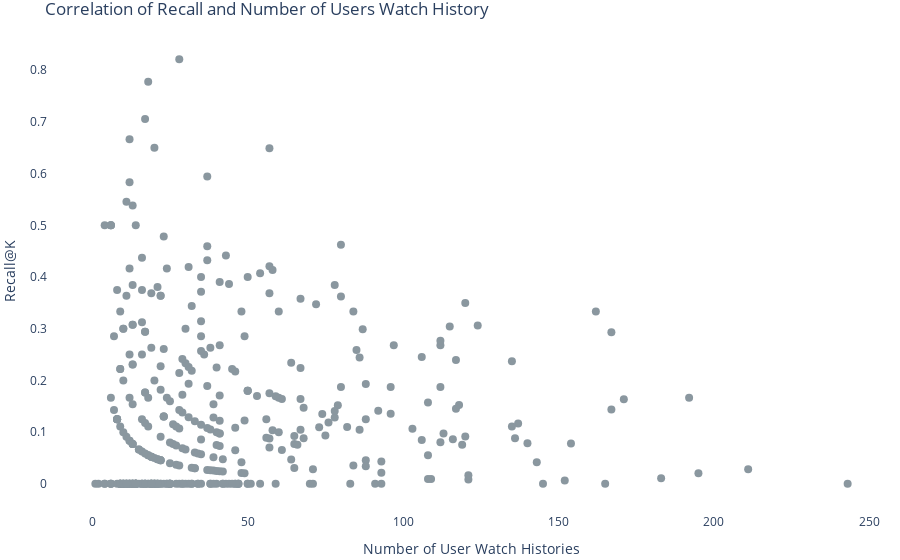

The notebook cell this image was saved under:
### Code cell
data = {'len': [x['len'] for x in dataset], 'MRR': [x['MRR'] for x in dataset], 'Recall': [x['recall@5000'] for x in dataset]}

fig = go.Figure()

fig.add_trace(go.Scatter(x=data['len'], y=data['Recall'], mode='markers',  marker_color='#3D5361', 
                        opacity=0.6,
                        name='Recall'))

# fig.add_trace(go.Scatter(x=data['len'], y=data['MRR'], mode='markers', marker_color=colors[1], name='MRR'))

fig.update_traces(mode='markers', marker_line_width=0, marker_size=8)

fig.update_layout(
        plot_bgcolor = 'rgba(0, 0, 0, 0)',
        # paper_bgcolor = 'rgba(0, 0, 0, 0)',
        margin = dict(l=5,r=5,b=5,t=30,pad=0),
        xaxis_showgrid=False, yaxis_showgrid=False,
        xaxis_title="Number of User Watch Histories",
        yaxis_title="Recall@K",
        legend=dict(
                yanchor="top",
                y=0.6,
                xanchor="left",
                x=0.8),
        title=dict(
                text="Correlation of Recall and Number of Users Watch History"
        )
        )

fig.show()

### Figure 1 — Plotly figure (JSON) as saved in the notebook; plotly's stock layout.template omitted (floating-point values rounded to 4 significant figures; data arrays with more than 128 entries replaced by an {"elided": "..."} marker saying what was removed)
{"data": [{"marker": {"color": "#3D5361", "line": {"width": 0}, "size": 8}, "mode": "markers", "name": "Recall", "opacity": 0.6, "type": "scatter", "x": {"elided": "388 int values"}, "y": {"elided": "388 float values"}}], "layout": {"legend": {"x": 0.8, "xanchor": "left", "y": 0.6, "yanchor": "top"}, "margin": {"b": 5, "l": 5, "pad": 0, "r": 5, "t": 30}, "plot_bgcolor": "rgba(0, 0, 0, 0)", "title": {"text": "Correlation of Recall and Number of Users Watch History"}, "xaxis": {"showgrid": false, "title": {"text": "Number of User Watch Histories"}}, "yaxis": {"showgrid": false, "title": {"text": "Recall@K"}}}}
